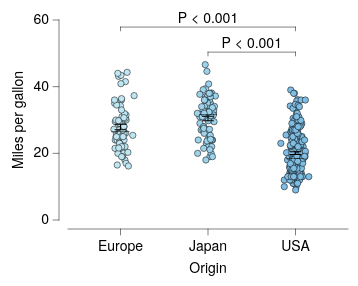

Describe this chart as a Vega-Lite specification.
### Vega-Lite specification from a JSON file in a GitHub repository (floating-point values rounded to 4 significant figures; data arrays with more than 128 entries replaced by an {"elided": "..."} marker saying what was removed)
{"background": null, "config": {"arc": {"fill": "#DBDBDB", "fillOpacity": 1.0, "innerRadius": 25.0, "padAngle": 0.03, "stroke": "black", "strokeOpacity": 1, "strokeWidth": 0.25}, "area": {"fill": "#DBDBDB", "fillOpacity": 1.0, "stroke": "black", "strokeOpacity": 1, "strokeWidth": 0.25}, "axis": {"domain": true, "domainCap": "round", "domainColor": "black", "domainWidth": 0.25, "grid": false, "gridCap": "round", "gridColor": "#F1F1F1", "gridDash": [0, 0], "gridOpacity": 1.0, "gridWidth": 0.25, "labelColor": "black", "labelFont": "HelveticaNeue", "labelFontSize": 7, "labelFontStyle": "normal", "labelFontWeight": 400, "offset": 4.5, "ticks": true, "tickCap": "round", "tickColor": "black", "tickRound": false, "tickSize": 3, "tickWidth": 0.25, "titleColor": "black", "titleFont": "HelveticaNeue", "titleFontSize": 7, "titleFontStyle": "normal", "titleFontWeight": 400}, "axisX": {"domain": true, "labelAlign": "center", "labelAngle": 0, "labels": true, "ticks": true, "translate": 0}, "axisY": {"domain": true, "labelAlign": "right", "labelAngle": 0, "labels": true, "ticks": true, "translate": 0}, "axisRight": {"domain": true, "labelAlign": "left", "labelAngle": 0, "labels": true, "ticks": true, "translate": 0}, "axisTop": {"domain": true, "labelAlign": "center", "labelAngle": 0, "labels": true, "ticks": true, "translate": 0}, "axisBand": {"tickOffset": 0}, "bar": {"fill": "#DBDBDB", "fillOpacity": 1.0, "stroke": "black", "strokeOpacity": 1, "strokeWidth": 0.25}, "boxplot": {"size": 9.0, "ticks": {"cornerRadius": 0.25, "fill": "black", "size": 4.5, "thickness": 0.25}, "box": {"fillOpacity": 1.0, "stroke": "black", "strokeOpacity": 1, "strokeWidth": 0.25}, "median": {"fill": "black", "fillOpacity": 1.0, "size": 9.0, "thickness": 0.25}, "rule": {"fill": "black", "fillOpacity": 1.0, "size": 10.0, "stroke": "black", "strokeDash": [0, 0], "strokeOpacity": 1, "strokeWidth": 0.25}, "outliers": {"color": "black", "fill": "black", "fillOpacity": 1.0, "size": 0, "stroke": "black", "strokeOpacity": 1, "strokeWidth": 0.25}}, "circle": {"fill": "black", "fillOpacity": 1.0, "size": 0.5, "stroke": null, "strokeOpacity": 1, "strokeWidth": 0.25}, "errorband": {"band": {"fillOpacity": 0.6, "stroke": null, "strokeWidth": 0.25, "strokeOpacity": 1}, "borders": {"opacity": 0, "strokeOpacity": 0.25, "strokeWidth": 1}}, "errorbar": {"opacity": 1, "rule": {"strokeDash": [0, 0], "strokeWidth": 0.5}, "ticks": {"color": "black", "cornerRadius": 0.25, "opacity": 1, "size": 6.0, "thickness": 0.5}, "thickness": 0.5}, "font": "HelveticaNeue", "geoshape": {"fill": "#DBDBDB", "fillOpacity": 1.0, "stroke": "black", "strokeOpacity": 1, "strokeWidth": 0.25}, "header": {"labelColor": "black", "labelFont": "HelveticaNeue", "labelFontSize": 7, "labelFontStyle": "normal", "labelFontWeight": 400, "titleColor": "black", "titleFont": "HelveticaNeue", "titleFontSize": 7, "titleFontStyle": "normal", "titleFontWeight": 400, "titlePadding": 0}, "legend": {"disable": false, "offset": 4.5, "gradientLength": 50.0, "gradientThickness": 5.0, "gradientOpacity": 1.0, "gradientStrokeColor": "black", "gradientStrokeWidth": 0.25, "labelColor": "black", "labelFont": "HelveticaNeue", "labelFontSize": 7, "labelFontStyle": "normal", "labelFontWeight": 400, "strokeColor": "black", "strokeWidth": 0, "symbolSize": 42, "symbolStrokeColor": "black", "symbolStrokeWidth": 0.25, "titleColor": "black", "titleFont": "HelveticaNeue", "titleFontSize": 7, "titleFontStyle": "normal", "titleFontWeight": 400}, "line": {"color": "black", "stroke": "black", "strokeCap": "round", "strokeDash": [0, 0], "strokeOpacity": 1, "strokeWidth": 0.375}, "point": {"filled": true, "fill": "#DBDBDB", "fillOpacity": 1.0, "size": 5.0, "stroke": "black", "strokeOpacity": 1, "strokeWidth": 0.25}, "range": {"category": ["#BFE6F3", "#9DD2EB", "#7FBDE3", "#64A7DC", "#5390D0", "#4579C1", "#3562B9", "#264AC1", "#2B3A9F", "#292C7C", "#231E5B", "#19123D"], "diverging": {"scheme": ["#BFE6F3", "#9DD2EB", "#7FBDE3", "#64A7DC", "#5390D0", "#4579C1", "#3562B9", "#264AC1", "#2B3A9F", "#292C7C", "#231E5B", "#19123D"]}, "heatmap": {"scheme": ["#BFE6F3", "#9DD2EB", "#7FBDE3", "#64A7DC", "#5390D0", "#4579C1", "#3562B9", "#264AC1", "#2B3A9F", "#292C7C", "#231E5B", "#19123D"]}, "ordinal": {"scheme": ["#BFE6F3", "#9DD2EB", "#7FBDE3", "#64A7DC", "#5390D0", "#4579C1", "#3562B9", "#264AC1", "#2B3A9F", "#292C7C", "#231E5B", "#19123D"]}, "ramp": {"scheme": ["#BFE6F3", "#9DD2EB", "#7FBDE3", "#64A7DC", "#5390D0", "#4579C1", "#3562B9", "#264AC1", "#2B3A9F", "#292C7C", "#231E5B", "#19123D"]}}, "rule": {"color": "black", "stroke": "black", "strokeCap": "round", "strokeDash": [2, 2], "strokeOpacity": 1, "strokeWidth": 0.25}, "scale": {"bandPaddingInner": 0.1, "bandPaddingOuter": 0.1, "round": false}, "rect": {"fill": "#DBDBDB", "fillOpacity": 1.0, "stroke": "black", "strokeOpacity": 1, "strokeWidth": 0.25}, "square": {"fill": "#DBDBDB", "fillOpacity": 1.0, "size": 10.0, "stroke": "black", "strokeOpacity": 1, "strokeWidth": 0.25}, "text": {"color": "black", "font": "HelveticaNeue", "fontSize": 7, "fontStyle": "normal", "fontWeight": 400}, "title": {"anchor": "middle", "frame": "group", "color": "black", "font": "HelveticaNeue", "fontSize": 7, "fontStyle": "normal", "fontWeight": 400, "subtitleColor": "black", "subtitleFont": "HelveticaNeue", "subtitleFontSize": "HelveticaNeue", "subtitleFontStyle": "normal", "subtitleFontWeight": 400}, "view": {"continuousWidth": 140, "continuousHeight": 100, "discreteWidth": 140, "discreteHeight": 100, "fill": null, "stroke": null, "strokeWidth": 0.25}}, "layer": [{"data": {"name": "data-5a85ede2053d4aec77293cfb476ae07b"}, "mark": {"type": "circle", "opacity": 1.0, "size": 10.0, "stroke": "black", "strokeOpacity": 1, "strokeWidth": 0.25}, "encoding": {"color": {"field": "Origin", "legend": null, "sort": ["Europe", "Japan", "USA"], "title": null, "type": "nominal"}, "x": {"axis": {}, "field": "Origin", "sort": ["Europe", "Japan", "USA"], "title": "Origin", "type": "nominal"}, "xOffset": {"field": "jitter_x", "scale": {"domain": [-7.33, 7.33], "range": [10.17, 24.83]}, "type": "quantitative"}, "y": {"field": "Miles_per_Gallon", "title": "Miles per gallon", "type": "quantitative"}}}, {"data": {"name": "data-64e7897fd8423deef5c97d660b6d3367"}, "mark": {"type": "errorbar"}, "encoding": {"x": {"axis": {}, "field": "Origin", "sort": ["Europe", "Japan", "USA"], "title": "Origin", "type": "nominal"}, "y": {"field": "__mean", "title": "Miles per gallon", "type": "quantitative"}, "yError": {"field": "__error"}}}, {"data": {"name": "data-5a85ede2053d4aec77293cfb476ae07b"}, "mark": {"type": "boxplot", "box": {"fillOpacity": 0, "strokeOpacity": 0}, "outliers": {"opacity": 0}, "rule": {"strokeOpacity": 0}, "ticks": false}, "encoding": {"x": {"axis": {}, "field": "Origin", "sort": ["Europe", "Japan", "USA"], "title": "Origin", "type": "nominal"}, "y": {"field": "Miles_per_Gallon", "title": "Miles per gallon", "type": "quantitative"}}}, {"layer": [{"layer": [{"data": {"values": [{"x": "Europe", "x2": "USA", "y": 57.88, "__dysonsphere__": 1}]}, "mark": {"type": "rule", "strokeCap": "round", "strokeDash": [0, 0], "strokeWidth": 0.25}, "encoding": {"x": {"field": "x", "type": "nominal"}, "x2": {"field": "x2"}, "y": {"field": "y", "type": "quantitative"}}}, {"data": {"values": [{"x": "Europe", "y": 57.88, "y2": 56.75, "__dysonsphere__": 1}]}, "mark": {"type": "rule", "strokeCap": "round", "strokeDash": [0, 0], "strokeWidth": 0.25}, "encoding": {"x": {"field": "x", "type": "nominal"}, "y": {"field": "y", "type": "quantitative"}, "y2": {"field": "y2"}}}, {"data": {"values": [{"x": "USA", "y": 57.88, "y2": 56.75, "__dysonsphere__": 1}]}, "mark": {"type": "rule", "strokeCap": "round", "strokeDash": [0, 0], "strokeWidth": 0.25}, "encoding": {"x": {"field": "x", "type": "nominal"}, "y": {"field": "y", "type": "quantitative"}, "y2": {"field": "y2"}}}, {"data": {"values": [{"y": 57.88, "label": "P < 0.001", "__dysonsphere__": 1}]}, "mark": {"type": "text", "align": "center", "dy": -4, "fontSize": 7}, "encoding": {"text": {"field": "label", "type": "nominal"}, "x": {"value": 70.0}, "y": {"field": "y", "type": "quantitative"}}}]}, {"layer": [{"data": {"values": [{"x": "Japan", "x2": "USA", "y": 50.36, "__dysonsphere__": 1}]}, "mark": {"type": "rule", "strokeCap": "round", "strokeDash": [0, 0], "strokeWidth": 0.25}, "encoding": {"x": {"field": "x", "type": "nominal"}, "x2": {"field": "x2"}, "y": {"field": "y", "type": "quantitative"}}}, {"data": {"values": [{"x": "Japan", "y": 50.36, "y2": 49.23, "__dysonsphere__": 1}]}, "mark": {"type": "rule", "strokeCap": "round", "strokeDash": [0, 0], "strokeWidth": 0.25}, "encoding": {"x": {"field": "x", "type": "nominal"}, "y": {"field": "y", "type": "quantitative"}, "y2": {"field": "y2"}}}, {"data": {"values": [{"x": "USA", "y": 50.36, "y2": 49.23, "__dysonsphere__": 1}]}, "mark": {"type": "rule", "strokeCap": "round", "strokeDash": [0, 0], "strokeWidth": 0.25}, "encoding": {"x": {"field": "x", "type": "nominal"}, "y": {"field": "y", "type": "quantitative"}, "y2": {"field": "y2"}}}, {"data": {"values": [{"y": 50.36, "label": "P < 0.001", "__dysonsphere__": 1}]}, "mark": {"type": "text", "align": "center", "dy": -4, "fontSize": 7}, "encoding": {"text": {"field": "label", "type": "nominal"}, "x": {"value": 91.88}, "y": {"field": "y", "type": "quantitative"}}}]}], "name": "__dysonsphere_8d54a1cab715c99f_19"}], "$schema": "https://vega.github.io/schema/vega-lite/v6.4.1.json", "datasets": {"data-5a85ede2053d4aec77293cfb476ae07b": {"elided": "398 records"}, "data-64e7897fd8423deef5c97d660b6d3367": [{"Origin": "USA", "__mean": 20.08, "__error": 0.4058, "__dysonsphere__": 1}, {"Origin": "Japan", "__mean": 30.45, "__error": 0.6852, "__dysonsphere__": 1}, {"Origin": "Europe", "__mean": 27.89, "__error": 0.8037, "__dysonsphere__": 1}]}}
